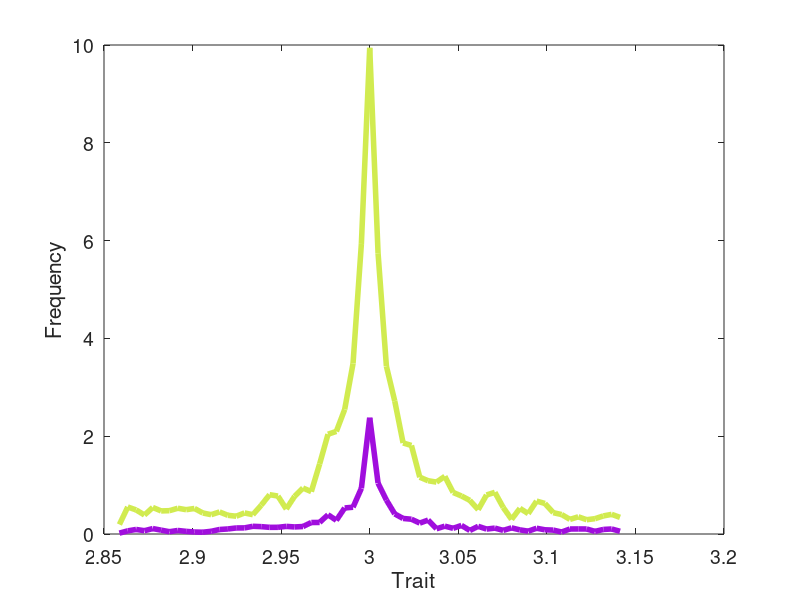

Source code (MATLAB):
%---------------------------------
%Eco-evolutionary networks
%@Carlos Melian

%=================GOAL=================================================================================
%Illustation dynamic mean trait distribution
%Concepts: Matching trait -- Interaction strength -- Stabilizing selection -- Neutral selection
%======================================================================================================

%Initial trait distributions RC =========================================
for s = 0.5;%Extend n-species:0.5:20;
mu = 0;%mean
r1 = -6*s:1e-1:6*s;  
yr1 = normpdf(r1, mu, s);
r1 = r1 + abs(min(r1));% Move everything to the right.
hr1 = plot(r1,yr1);%Visualize
a =unifrnd(0,1);
b =unifrnd(0,1);
c =unifrnd(0,1);
set(hr1,'color',[a b c]);
end

for s = 1;%Extend n-species:0.5:2;
p1 = -3*s:1e-1:3*s;  %smaller 5e-1
yp1 = normpdf(p1, mu, s);
p1 = p1 + abs(min(p1));% Move everything to the right.
end

%Compute W each phenotype===========================================
h = 0.8;%heritability
gamma = 5;%intensity selection

%Mean field scenario---------------------
NG = 30;%Number of generations
phi = 0.1;%strength selection
for t = 1:NG;
  hold off
    for i = 1:length(r1); 
        Wr = abs(1/(1 + e^gamma*(r1(t,i) - mean(r1(t,:)))^2));
        r1(t+1,i) = r1(t,i) + phi*(mean(r1(t,:)) - r1(t,i));% + randn(1)
        yr1(t+1,i) = yr1(t,i)*Wr+unifrnd(0.01,0.1);   
    end
hr1 = plot(r1(t,:),yr1(t,:));%Visualize
a =unifrnd(0,1);
b =unifrnd(0,1);
c =unifrnd(0,1);
set(hr1,'color',[a b c]);
set(hr1,'LineWidth',4);
%title('Resource',"fontsize",10)
xlabel('Trait',"fontsize",14)
ylabel('Frequency',"fontsize",14)
set(gca,'fontsize',14);

    for i = 1:length(p1); 
        Wp = abs(1/(1 + e^gamma*(p1(t,i) - mean(p1(t,:)))^2));
        p1(t+1,i) = p1(t,i) + phi*(mean(p1(t,:)) - p1(t,i));% + randn(1)
        yp1(t+1,i) = yp1(t,i)*Wp+unifrnd(0.1,0.5);
    end
hold on
hp2 = plot(p1(t,:),yp1(t,:));%Visualize
a =unifrnd(0,1);
b =unifrnd(0,1);
c =unifrnd(0,1);
set(hp2,'color',[a b c]);
set(hp2,'LineWidth',4);
pause (.05)
end
